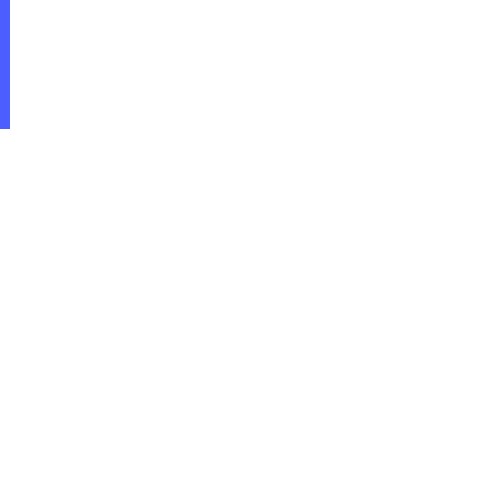
Frame 1 (no input)
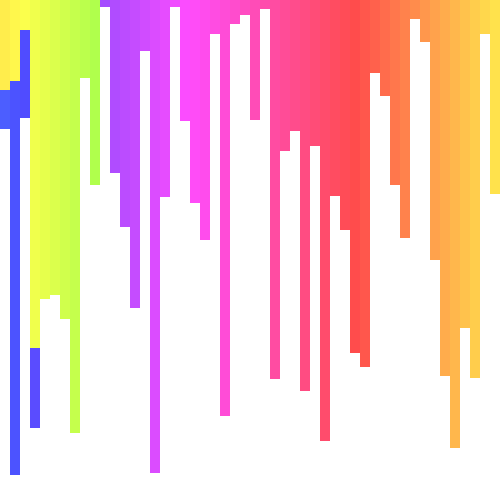
Frame 60 (the mouse pressed at the canvas centre just before this capture)
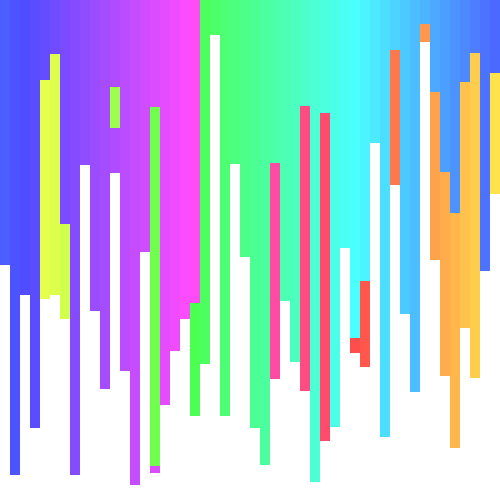
Frame 120 (the mouse held since frame 60 and released just before this capture)

The Processing sketch that drew these frames (run headless with seeded random() and noise(); from frame 60 on, the mouse is pressed at the canvas centre):

// Processing sketch: E2
// ── E2.pde
int x=0,i=0,r=0;

  
void setup()
{
  size(500,500);
  background(255);
  r=floor(random(254));
}

void draw(){
  noStroke();  
  colorMode(HSB,100);
  r++;
  r%=100;
  fill(r,70,100);  
  
  x=floor(random(500));
  rect(i,0,10,x);
  i+=10;
  i%=500;
}
